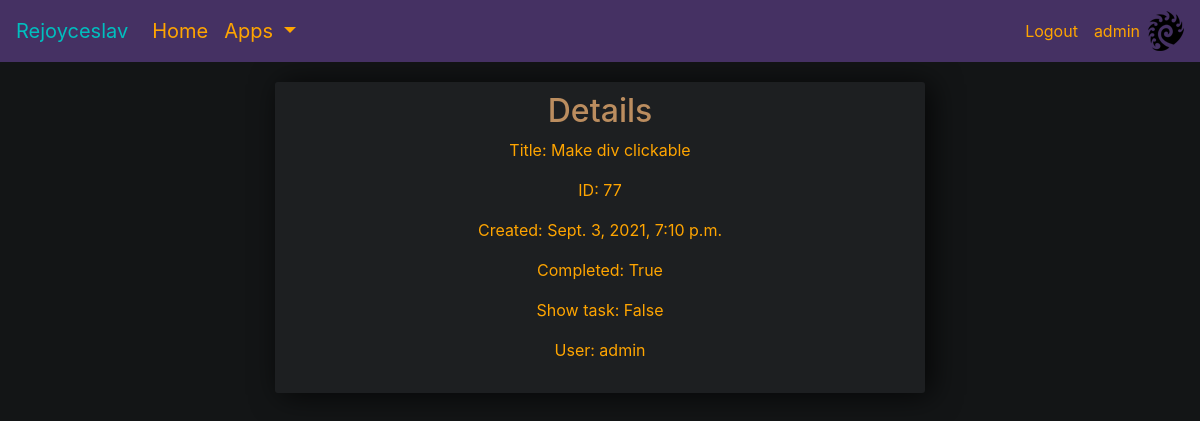
Page /tasks/77 (signed in) on the earlier database version.
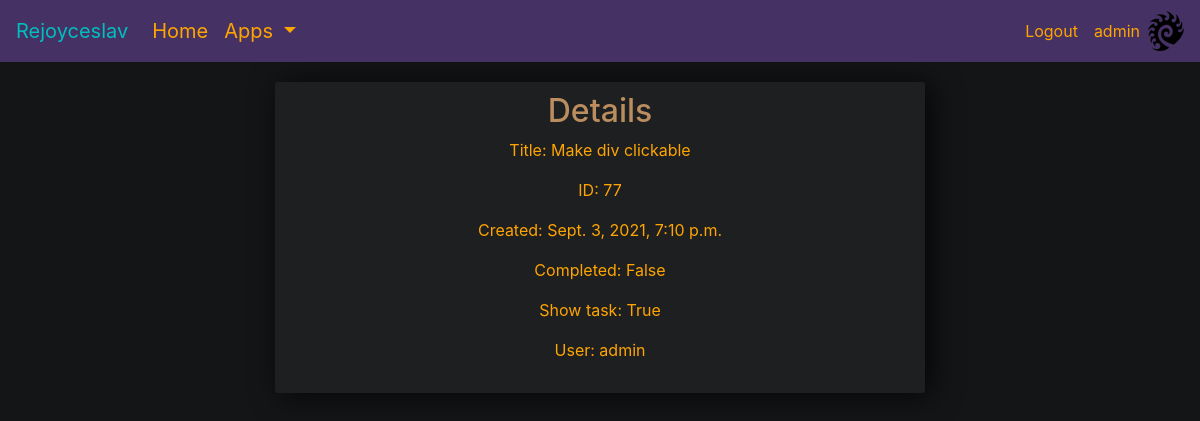
Same page on the later database version.
### tasks/models.py (models this page shows, shortened)
class Task(models.Model):
    user = models.ForeignKey(User, on_delete=models.CASCADE, null=True, blank=False)
    title = models.CharField(max_length=70, blank=False)
    description = models.TextField(null=True, blank=True)
    complete = models.BooleanField(default=False)
    create = models.DateTimeField(auto_now_add=True)
    show_task = models.BooleanField(default=True)
    tags = models.ManyToManyField(Tag, blank=True)
    folder_selected = models.ForeignKey(Folder, on_delete=models.PROTECT, null=True, blank=True, default=None)
    class Meta:
        ordering = ['complete', '-id']  # when ordering multiple values, this is the order

### tasks/views.py (the view)
# urls.py: path('tasks/<str:pk>', TaskDetail.as_view(), name='tasks_detail'),
class TaskDetail(LoginRequiredMixin, DetailView):
    model = Task
    context_object_name = 'task'
    template_name = 'tasks/task_detail.html'

### tasks/templates/tasks/task_detail.html
{% extends 'info_page.html' %}
{% block info_content %}
    <div class="center-this">
        <h2>Details </h2>
        <p>Title: {{task.title}}</p>
        <p>ID: {{task.id}}</p>
        <p>Created: {{task.create}}</p>
        <p>Completed: {{task.complete}}</p>
        <p>Show task: {{task.show_task}}</p>
        <p>User: {{task.user}}</p>
    </div>
{% endblock info_content %}

Differences in the rows shown:
changed Task "Make div clickable": complete "True" → "False"; show_task "False" → "True"
